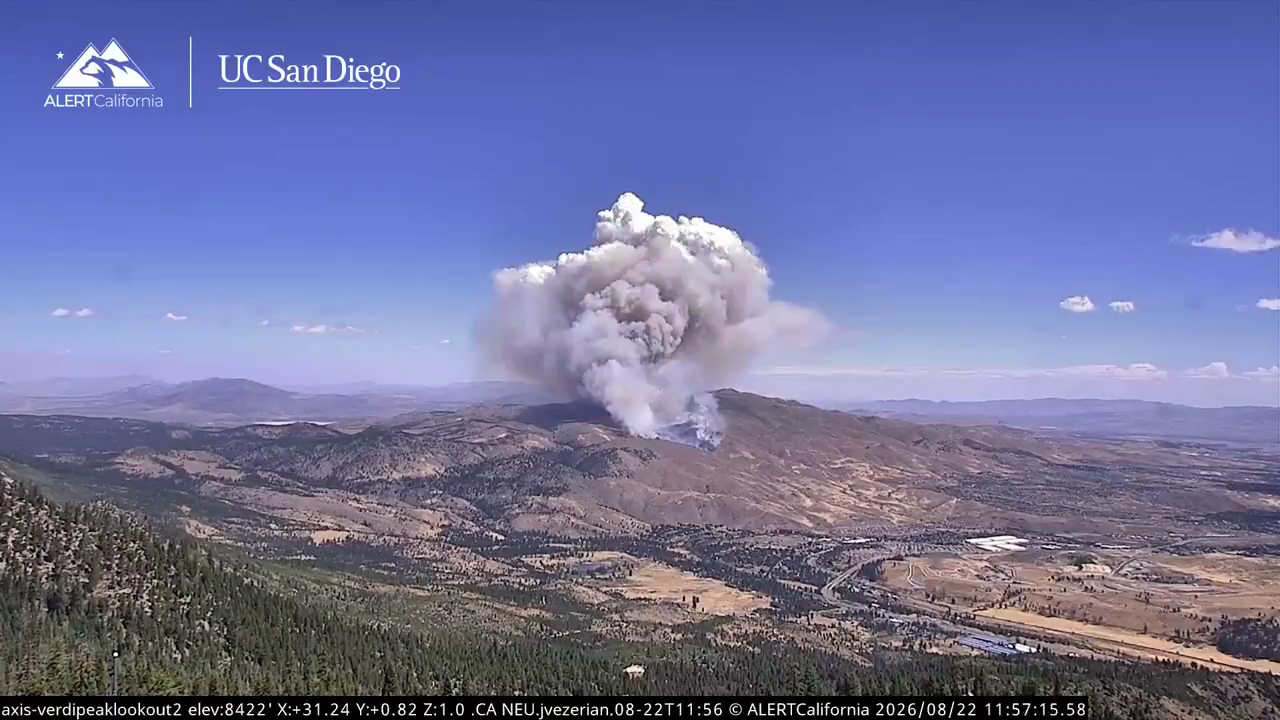
#> input picture stills/verdi_20260822_115715_58.png, 1280 x 720 px; its folder holds 4 pictures in this run
$ python index.py ../stills
#> lines starting #> are read from the running program, lines starting #| are printed output that depends on the picture
### camstills/bar.py
"""Read the camera info bar (pan/tilt/zoom, elevation, timestamp) by glyph-template matching.

The bar is the black strip at the bottom of each frame, with white text such as

    axis-verdipeaklookout2 elev:8422' X:+31.96 Y:-0.16 Z:1.0 .NV-SFC.rgaines.08-22T16:00 © ALERTCalifornia 2026/08/22 17:08:34.51

It is drawn in one fixed font, so no OCR engine is needed: the bar is cut into glyphs at the dark columns
between characters (or, for a monospace font such as the ALERTWildfire bar's, into its fixed-width character
cells), and each glyph is matched against stored examples of that font (see train.py). Only the
fields with a fixed form are parsed (X, Y, Z, elev and the date/time); the free-text label in the middle is
not needed and is never relied on.

Bars from frames of other sizes are rescaled to the reference height (24 px of a 720 px frame) first: the text
size follows the frame height. The black bar itself can be shorter than that window (ALERTWildfire bars are
20 px of 720), so the rows of scene above it are found (bar_top) and blanked before reading.
"""
import glob
import os
import re
from dataclasses import dataclass, field
from datetime import datetime

import numpy as np
from PIL import Image

REF_BAR_PX = 24            # bar height in the reference 1280 x 720 frames
REF_FRAME_H = 720
DARK = 40                  # bar pixels are darker than this (0-255)
INK = 130                  # a column holds text if any pixel is brighter than this (0-255)
MAX_GAP_MERGE = 2          # pieces closer than this many columns may be one glyph
SHIFTS = (-1, 0, 1)        # sub-pixel placement varies; compare at +-1 column
WIDTH_COST = 0.005         # per column of width difference
PAD = 2                    # empty columns left of each glyph on its canvas
CELL_INK = 105             # a monospace cell holds a character if any pixel is brighter than this (0-255)
GLYPHS_DIR = os.path.join(os.path.dirname(os.path.abspath(__file__)), 'glyphs')


def default_bar_px(frame_h):
    return max(8, round(frame_h * REF_BAR_PX / REF_FRAME_H))


def bar_strip(gray, bar_px=None):
    """Bottom bar of a grayscale frame (H x W, 0-255), rescaled to REF_BAR_PX rows, as float."""
    n = bar_px or default_bar_px(gray.shape[0])
    b = np.asarray(gray[-n:], dtype=np.uint8)
    if n != REF_BAR_PX:
        w = max(1, round(b.shape[1] * REF_BAR_PX / n))
        b = np.asarray(Image.fromarray(b).resize((w, REF_BAR_PX), Image.BILINEAR))
    return b.astype(float)


def dark_rows(b):
    """Per row of the bar strip, the fraction of near-black pixels in the left quarter (always inside the bar)."""
    return (b[:, :max(1, b.shape[1] // 4)] < DARK).mean(1)


def bar_top(b):
    """(first row of the black bar in the strip, whether that is certain).

    Scanning up from the bottom, text rows are at least ~40 % black and scene rows usually much less. If the
    black reaches the top of the strip, the bar fills it (or the scene above is as dark as the bar, as at
    night): (0, False). Otherwise the top is the first fully black row below the scene: (top, True)."""
    d = dark_rows(b)
    above = np.flatnonzero(d < 0.35)
    if not len(above):
        return 0, False
    k = above[-1] + 1
    while k < len(d) - 1 and d[k] < 0.97:                 # skip the blurred scene/bar boundary rows
        k += 1
    if k > len(d) // 2:                                    # no room left for the text: not a bar top
        return 0, False
    return int(k), True


def common_top(strips):
    """Bar top for a recording: the most common certain bar_top of some of its bar strips, else 0."""
    tops = [t for t, sure in map(bar_top, strips) if sure]
    return max(set(tops), key=tops.count) if tops else 0


# [63 lines left out: functions blank_above, bar_end, ink_runs, cell_grid, char_cells, not called in this run]


class Glyphs:
    """Stored examples of each character of the bar font."""

    # [15 lines left out: functions __init__, load, not called in this run]

    def save(self, path):
        np.savez_compressed(path, chars=self.chars, widths=self.widths, canvases=self.canvases,
                            reject=self.reject, pitch=self.pitch)

    # [55 lines left out: functions canvas, match, decode, not called in this run]


# A colon whose upper dot is faint reads as '.', so the fixed separators accept either.
NUM = r'([+-]?\d{1,3}\.\d\d)'
FIELDS = {'X': re.compile(r'X[:.]' + NUM), 'Y': re.compile(r'Y[:.]' + NUM),
          'Z': re.compile(r'Z[:.](\d{1,2}\.\d)'), 'elev': re.compile(r"elev[:.](\d{2,5})")}
TIME = re.compile(r'(\d{4})/(\d\d)/(\d\d)(\d\d)[:.](\d\d)[:.](\d\d)(?:[.:](\d\d))?')
LIMITS = {'X': (-360, 360), 'Y': (-90, 90), 'Z': (1, 99)}


@dataclass
class BarReading:
    text: str                       # decoded bar text, spaces at word gaps ('?' = unknown glyph)
    X: float = None                 # pan, degrees
    Y: float = None                 # tilt, degrees
    Z: float = None                 # zoom factor
    elev_ft: float = None           # camera elevation from the bar, feet
    time: datetime = None
    timestamp: str = ''             # 'YYYY-MM-DD HH:MM:SS.ss', as printed on the bar
    score: float = np.inf           # worst glyph distance among the parsed fields (lower = surer)
    problems: list = field(default_factory=list)

    @property
    def ok(self):
        return not self.problems


# [46 lines left out: function read_bar, not called in this run]


# ------------------------------------------------------------ set-up helpers --

def bar_geometry(grays, bar_px=None):
    """(bar top row in the rescaled strip, black bar height in frame pixels) for frames of one camera.

    grays: grayscale frames (H x W, 0-255), all the same size, or only their bottom bar_px rows (then bar_px
    must be given). The top is the most common certain bar_top (common_top); a bar that fills the strip
    gives 0 and the whole strip height."""
    strips, px = [], None
    for g in grays:
        px = bar_px or default_bar_px(g.shape[0])
        strips.append(bar_strip(g, px))
    if not strips:
        return 0, None
    top = common_top(strips)
    return top, round((REF_BAR_PX - top) * px / REF_BAR_PX)


# [4 lines left out: function bar_height, not called in this run]


def glyph_sets():
    """Paths of the stored bar fonts (glyphs/*.npz)."""
    return sorted(glob.glob(os.path.join(GLYPHS_DIR, '*.npz')))


def pick_glyphs(grays, bar_px=None, paths=None, top=None):
    """(path, Glyphs) of the stored bar font that reads these frames best, or (None, None) if none reads any.

    grays as for bar_geometry (only the bottoms: give bar_px). top: the bar's first strip row (bar_geometry;
    one frame alone can mistake a dark scene for the bar), else found on each frame. Best = most frames with
    pan, tilt, zoom and time read; ties go to the lower mean glyph distance."""
    best = (0, -np.inf, None, None)
    for path in paths or glyph_sets():
        g = Glyphs.load(path)
        reads = [read_bar(gr, g, bar_px, top) for gr in grays]
        n_ok = sum(None not in (r.X, r.Y, r.Z) and bool(r.timestamp) for r in reads)
        scores = [r.score for r in reads if np.isfinite(r.score)]
        rank = (n_ok, -float(np.mean(scores)) if scores else -np.inf)
        if n_ok and rank > best[:2]:
            best = (*rank, path, g)
    return best[2], best[3]

### camstills/extract.py
"""Turn camera recordings into one image per still, with each still's pan/tilt/zoom and time from its info bar.

    python -m camstills.extract recording.mp4 --camera verdi --out stills/verdi
    python -m camstills.extract --manifest recordings.csv          # columns: video, camera[, out]

A time-lapse recording shows each camera image for one or more video frames. Where the black bar starts, and
which stored bar font reads it (camstills/glyphs: one per camera network and frame size), are found on a dozen
frames spread over the recording; then every frame's info bar is read (bar.py). Consecutive
frames with the same bar timestamp are one still, saved once as
<camera>_<YYYYMMDD>_<HHMMSS>_<hundredths>.png (full frame, bar included). A frame whose bar can't be read is
saved under review/ for a person; it is never guessed.

Writes to the output folder:
    <stills>.png        one image per still
    stills_index.csv    one row per still: file, timestamp, pan_X_deg, tilt_Y_deg, zoom_Z, pose_id, ...
                        (the format the registration app reads)
    poses.csv           one row per distinct pan/tilt/zoom
    review.csv          frames that need a person (unreadable bar, frames of one still that disagree)
    review/             images of unreadable frames

To fix a frame, copy its row from review.csv into an overrides CSV, fill in timestamp, pan_X_deg, tilt_Y_deg
and zoom_Z, and run again with --overrides. Running again rewrites the index files and images; it deletes nothing.

If none of the first STOP_AFTER frames of a recording can be read (a bar font that isn't stored, a frame much
smaller than 720p), the run stops with a message instead of filling review/ with every frame (--keep-going
reads on regardless).
"""
import argparse
import csv
import os
import sys
import time
from collections import Counter

import numpy as np
from PIL import Image

from .bar import REF_BAR_PX, Glyphs, bar_strip, common_top, default_bar_px, glyph_sets, pick_glyphs, read_bar

SAME_PICTURE = 1.0         # mean grey-level change (0-255) below which review.csv notes a likely repeat
STOP_AFTER = 300           # stop if none of a recording's first this many frames has a readable bar
PROGRESS_EVERY = 200       # frames between progress lines
REVIEW_COLS = ['video', 'video_frame', 'image', 'reason', 'bar_text',
               'timestamp', 'pan_X_deg', 'tilt_Y_deg', 'zoom_Z']
INDEX_COLS = ['file', 'timestamp', 'pan_X_deg', 'tilt_Y_deg', 'zoom_Z', 'pose_id', 'elev_ft', 'video',
              'video_frame_first', 'video_frame_last', 'n_frames', 'out_of_order_in_video', 'read',
              'frames_agree', 'glyph_score']


# [37 lines left out: functions frames, sample_frames, survey, not called in this run]


def find_bar_top(video, bar_px=None):
    """(bar top row in the rescaled bar strip, bar height in frame pixels) of a recording."""
    return survey(video, bar_px)[:2]


# [10 lines left out: function choose_glyphs, not called in this run]


def gray(rgb):
    return (rgb[..., 0] * 0.299 + rgb[..., 1] * 0.587 + rgb[..., 2] * 0.114).astype(np.uint8)


def signature(rgb, bar_px):
    """Small grey thumbnail of the picture above the bar, to tell whether two frames show the same image."""
    return np.asarray(Image.fromarray(rgb[:-bar_px]).convert('L').resize((64, 36), Image.BOX), float)


# [207 lines left out: functions still_name, load_overrides, write_index_files, extract, main, not called in this run]


# [2 lines that do not run on import are left out]

### camstills/index.py
"""Read the info bar of every still image in a folder: stills that are already images, not a recording.

    python -m camstills.index FOLDER                       # bar font picked automatically
    python -m camstills.index FOLDER --glyphs camstills/glyphs/alertwildfire.npz

Writes into FOLDER, in the same format as camstills.extract (the video columns are left empty):
    stills_index.csv    one row per still: file, timestamp, pan_X_deg, tilt_Y_deg, zoom_Z, pose_id, ...
    poses.csv           one row per distinct pan/tilt/zoom
    review.csv          images that need a person (unreadable bar, a second image of the same bar time, an
                        image of another size)

The images keep their names; nothing is copied or deleted. A bar that can't be read is never guessed.
Where the black bar starts is found on a dozen images spread over the folder (as extract does for a
recording), and the bar font is the stored glyph set that reads a few sample images best.
"""
import argparse
import os
import time
from concurrent.futures import ProcessPoolExecutor

import numpy as np
from PIL import Image

from .bar import Glyphs, bar_geometry, default_bar_px, pick_glyphs, read_bar
from .extract import gray, write_index_files

IMAGE_EXT = ('.png', '.jpg', '.jpeg')
N_SAMPLE_TOP = 12          # images used to find where the black bar starts
N_SAMPLE_FONT = 5          # images used to pick the bar font


def list_images(folder):
    """Image files directly in folder, sorted by name."""
    return sorted(f for f in os.listdir(folder)
                  if f.lower().endswith(IMAGE_EXT) and not f.startswith('.') and os.path.isfile(os.path.join(folder, f)))


def bottom_gray(path, bar_px=None):
    """(grayscale bottom strip of the image, (width, height)): the same grey levels as extract.gray."""
#> called with path = '../stills/verdi_20260822_115715_58.png'
    im = Image.open(path)
#> im is the input picture: PIL image 1280x720 RGB; mean R, G, B 111.3, 114.4, 157.6
    w, h = im.size
#> w = 1280; h = 720
    px = bar_px or default_bar_px(h)
#> px = 24
    rgb = np.asarray(im.convert('RGB').crop((0, h - px, w, h)))
    return gray(rgb), (w, h)


def spread(items, n):
    """Up to n items spread evenly over the list."""
    if len(items) <= n:
        return list(items)
    return [items[int(round(k))] for k in np.linspace(0, len(items) - 1, n)]


_GLYPHS = None


def _init_worker(glyph_path):
    global _GLYPHS
    _GLYPHS = Glyphs.load(glyph_path)


def _read_one(job):
    """Bar reading of one image (runs in a worker process)."""
    path, bar_px, top = job
    try:
        g, size = bottom_gray(path, bar_px)
    except OSError as err:
        return dict(size=None, error='image not readable: %s' % err)
    r = read_bar(g, _GLYPHS, bar_px or default_bar_px(size[1]), top)
    return dict(size=size, ts=r.timestamp or None, pose=(r.X, r.Y, r.Z) if None not in (r.X, r.Y, r.Z) else None,
                elev=r.elev_ft, score=r.score, text=r.text, problems=r.problems)


def index_folder(folder, glyphs='auto', bar_px=None, workers=None, progress=None, log=print):
    """Read every image's bar and write the index files. Returns a summary dict.

    glyphs: a glyph file, or 'auto' to pick the stored font that reads sample images best.
    progress(done, total) is called as images are read. workers: processes (default: CPU count, max 4).
    """
    files = list_images(folder)
    if not files:
        raise ValueError('No images (%s) in %s' % ('/'.join(IMAGE_EXT), folder))
    t0 = time.time()
    samples = [bottom_gray(os.path.join(folder, f), bar_px) for f in spread(files, N_SAMPLE_TOP)]
#> call 2 of bottom_gray, with path = '../stills/verdi_20260822_115742_78.png'
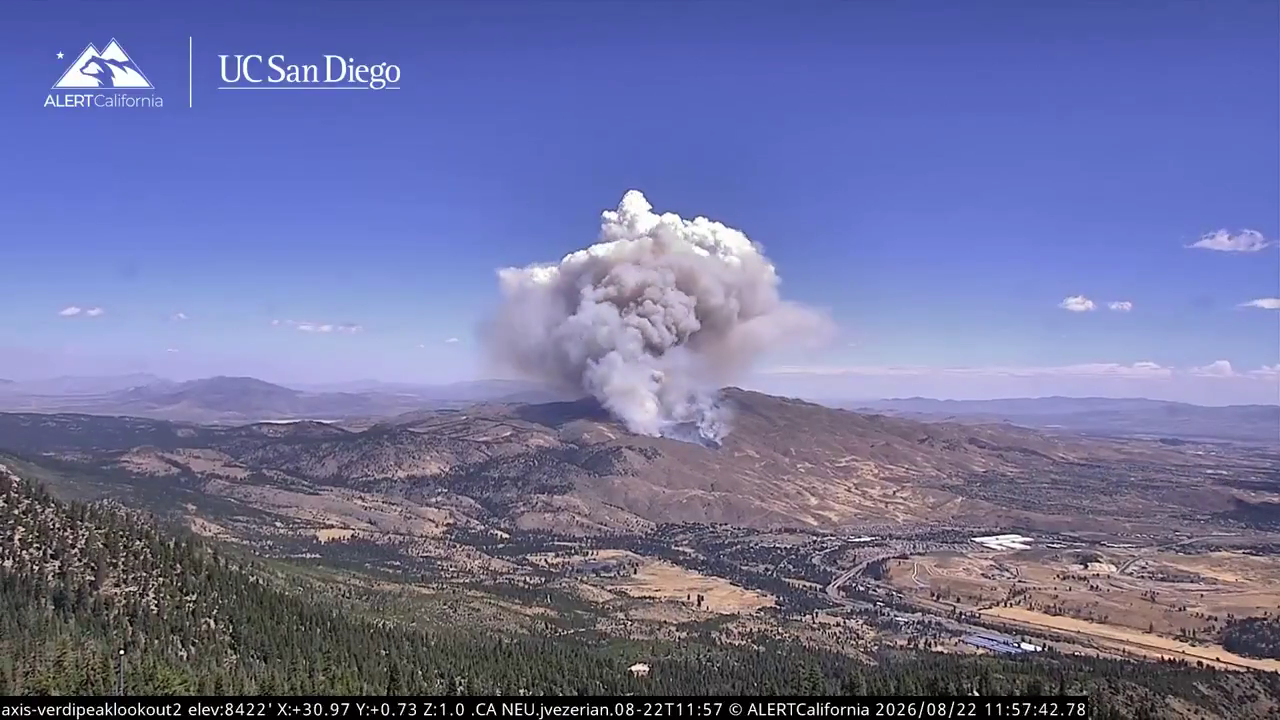
#> input picture stills/verdi_20260822_115742_78.png, 1280 x 720 px
#> in bottom_gray, im is the input picture: PIL image 1280x720 RGB; mean R, G, B 111.6, 114.4, 157.6
#> call 3 of bottom_gray, with path = '../stills/verdi_20260822_120130_80.png'
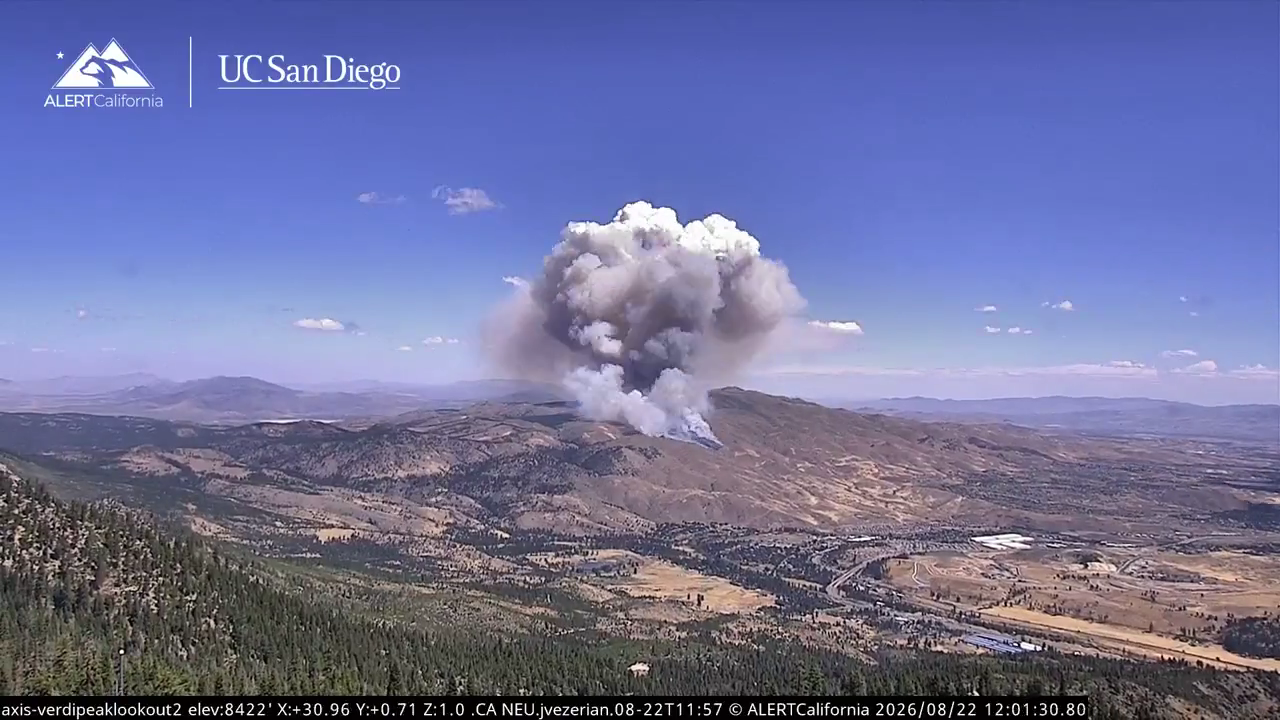
#> input picture stills/verdi_20260822_120130_80.png, 1280 x 720 px
#> in bottom_gray, im is the input picture: PIL image 1280x720 RGB; mean R, G, B 110.9, 114, 156.8
#> call 4 of bottom_gray, with path = '../stills/verdi_20260822_120915_51.png'
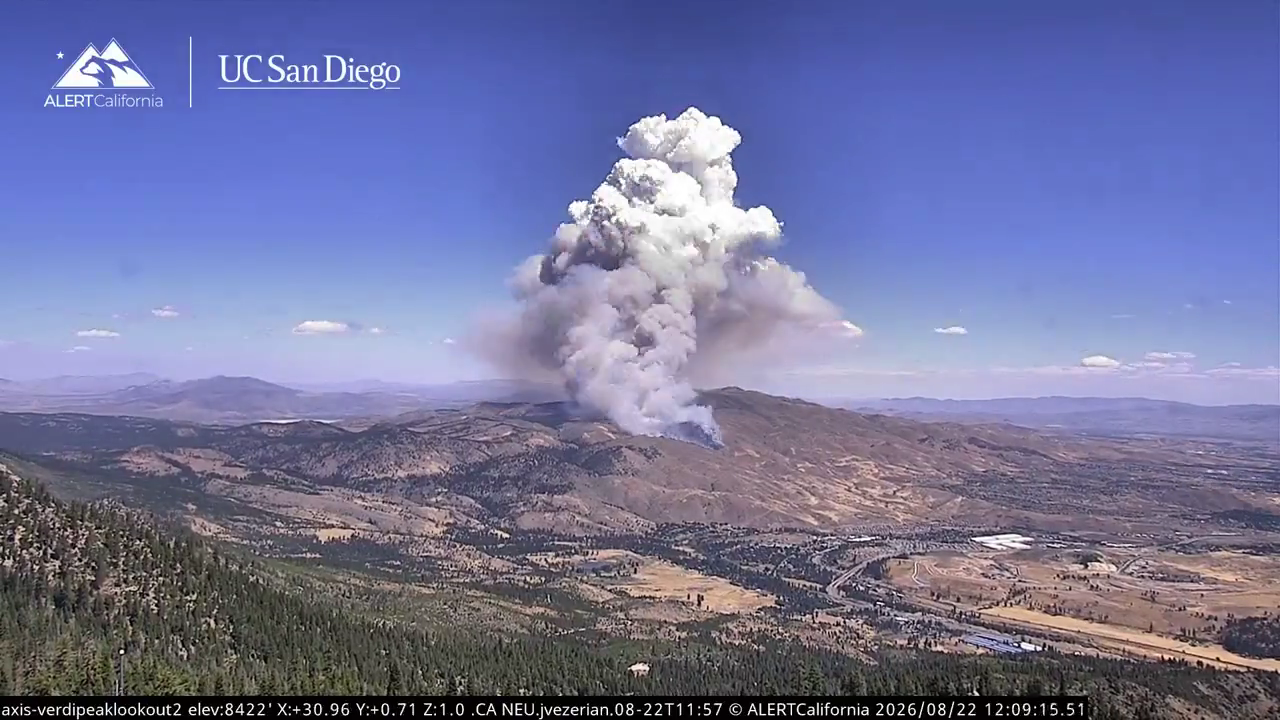
#> input picture stills/verdi_20260822_120915_51.png, 1280 x 720 px
#> in bottom_gray, im is the input picture: PIL image 1280x720 RGB; mean R, G, B 113.9, 116.4, 156.6
    size0 = samples[0][1]
#> size0 = (1280, 720)
    px = bar_px or default_bar_px(size0[1])         # the samples are only the bottom px rows
#> px = 24
    top, height = bar_geometry([g for g, s in samples if s == size0], px)
#> the loop in bar_geometry, `for g in grays:` made 4 passes
#> after the loop in bar_geometry, `for g in grays:`: strips = 4 items
#> in common_top, `tops = [t for t, sure in map(bar_top, strips) if sure]`: tops = []
#> in bar_geometry, `top = common_top(strips)`: top = 0
#> top = 0; height = 24
    if glyphs == 'auto':
        glyphs, _ = pick_glyphs([g for g, s in spread(samples, N_SAMPLE_FONT) if s == size0], px, top=top)
        if glyphs is None:
#> (the run stopped early here; a loop or call above may not have finished)
